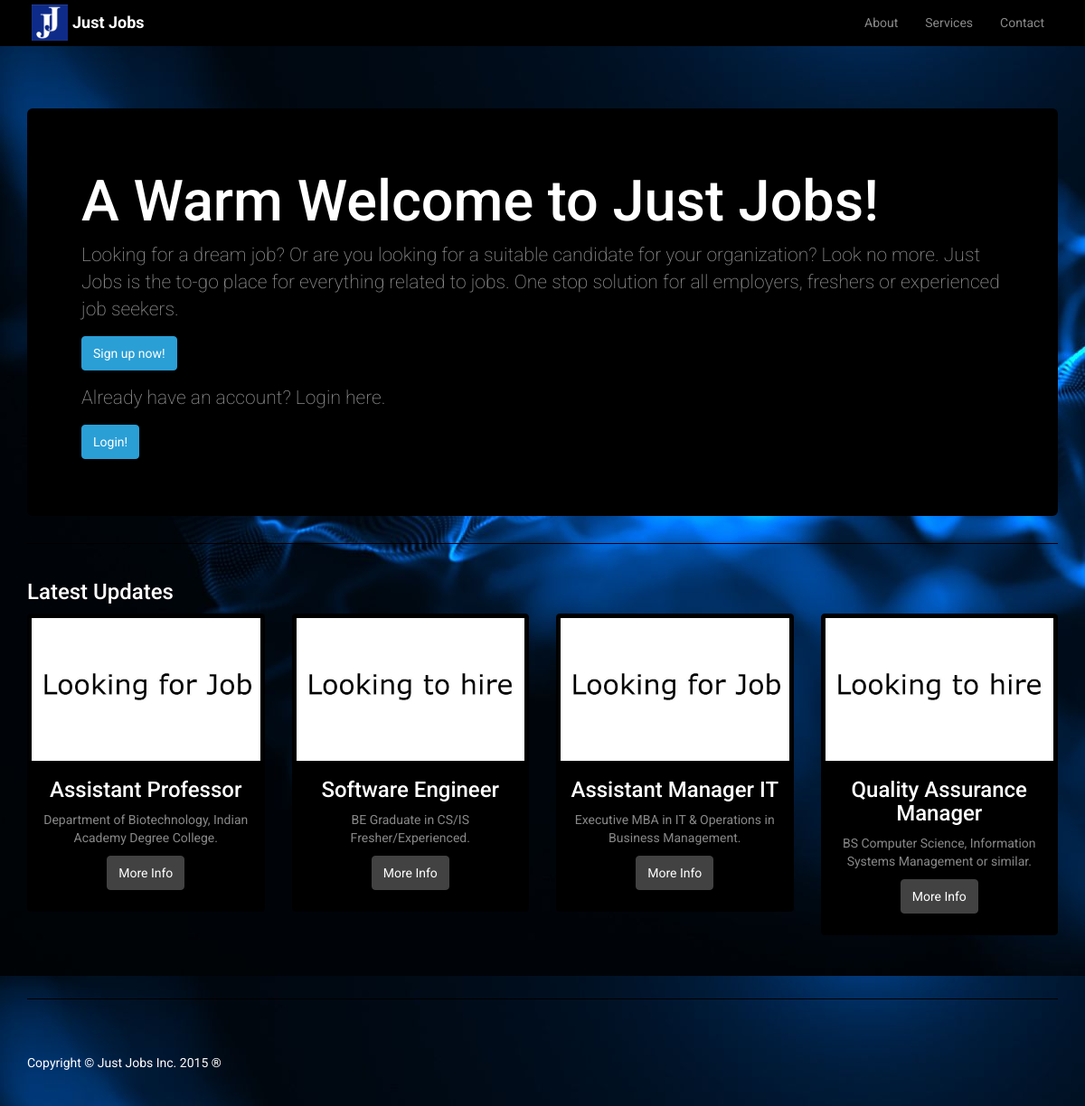
The page / on the database its author committed.
### tables this page shows
CREATE TABLE IF NOT EXISTS `jobs` (
`jid` int(11) NOT NULL,
  `title` varchar(30) NOT NULL,
  `desc` varchar(70) NOT NULL,
  `details` varchar(300) NOT NULL,
  `mob` bigint(20) NOT NULL,
  `poster` int(11) NOT NULL
);

CREATE TABLE IF NOT EXISTS `hire` (
`hid` int(11) NOT NULL,
  `title` varchar(30) NOT NULL,
  `desc` varchar(70) NOT NULL,
  `details` varchar(300) NOT NULL,
  `mob` bigint(20) NOT NULL,
  `poster` int(11) NOT NULL
);

### index.php (the view, shortened to what this page needs)
<!DOCTYPE html>
<html lang="en">
<head>
    <link href="css/bootstrap.min.css" rel="stylesheet">
    <link href="css/bootstrap-glyphicons.css" rel="stylesheet">
    <link href="css/heroic-features.css" rel="stylesheet">
</head>
<body>
    <nav class="navbar navbar-inverse navbar-fixed-top" role="navigation">
        <div class="container">
            <img class="img-thumbnail img-rounded navbar-left" src="img/fav.png" width="50px" onclick="location.href='index'">
            <div class="navbar-header">
                <a class="navbar-brand" href="index"><b>Just Jobs</b></a>
            </div>
            <div class="collapse navbar-collapse navbar-right" id="bs-example-navbar-collapse-1">
                <ul class="nav navbar-nav">
                    <li>
                        <a href="aboutus">About</a>
                    </li>
                    <li>
                        <a href="services">Services</a>
                    </li>
                    <li>
                        <?php if (isset($_SESSION['login'])):?>
                            <a href="logout">Logout</a>
                        <?php else:?>
                            <a href="contact">Contact</a>
                        <?php endif;?>
                    </li>
                </ul>
            </div>
        </div>
    </nav>
    <div class="container">
        <header class="jumbotron hero-spacer">
            <h1>A Warm Welcome to Just Jobs!</h1>
            <p>Looking for a dream job? Or are you looking for a suitable candidate for your organization? Look no more. Just Jobs is the to-go place for everything related to jobs. One stop solution for all employers, freshers or experienced job seekers.</p>
            <p>
                <a class="btn btn-primary btn-large" data-toggle="modal" data-controls-modal="#signup" data-backdrop="static" data-keyboard="false" href='#signup'>Sign up now!</a>
            </p>
            <p>Already have an account? Login here.</p>
            <p>
                <?php if(isset($_SESSION['login'])): ?>
                <a class="btn btn-primary btn-large" href="redirect">Login!</a>
                <?php else: ?>
                <a class="btn btn-primary btn-large" data-toggle="modal" data-controls-modal="#login" data-backdrop="static" data-keyboard="false" href='#login'>Login!</a>
                <?php endif;?>
            </p>
        </header>
        <hr>
        <div class="row">
            <div class="col-lg-12">
                <h4>Latest Updates</h4>
            </div>
        </div>
        <div class="row">
        <?php
            $sql= mysql_query("SELECT * FROM hire ORDER BY hid desc LIMIT 2") or die(mysql_error());
            $sql2= mysql_query("SELECT * FROM jobs ORDER BY jid desc LIMIT 2") or die(mysql_error());
            if(mysql_num_rows($sql) AND mysql_num_rows($sql2)){
                while ($res=mysql_fetch_array($sql) AND $res2=mysql_fetch_array($sql2)) {
                    echo "<div class='text-center'><div class='col-md-3 col-sm-6 hero-feature'>
                            <div class='thumbnail'>
                                <img src='img/job.jpg'>
                                <div class='caption'>
                                    <h4>".$res['title']."</h4>
                                    <p>".$res['desc']."</p>
                                    <p>
                                        <a href='details?hid=".$res['hid']."' class='btn btn-default'>More Info</a>
                                    </p>
                                </div>
                            </div>
                        </div>";
                    echo "<div class='col-md-3 col-sm-6 hero-feature'>
                            <div class='thumbnail'>
                                <img src='img/hire.jpg'>
                                <div class='caption'>
                                    <h4>".$res2['title']."</h4>
                                    <p>".$res2['desc']."</p>
                                    <p>
                                        <a href='details?jid=".$res2['jid']."' class='btn btn-default'>More Info</a>
                                    </p>
                                </div>
                            </div>
                        </div></div>";
                }
            }
        ?>
        </div>
        <hr>
        <footer>
            <div class="row">
                <div class="col-lg-12">
                    <p style="color:white;">Copyright &copy; Just Jobs Inc. 2015 &reg;</p>
                </div>
            </div>
        </footer>
    </div>
</body>
</html>

### css/heroic-features.css (style rules this page uses)
body { padding-top: 70px; }
.hero-spacer { margin-top: 50px; }
.hero-feature { margin-bottom: 30px; }
footer { margin: 50px 0; }

### index.php (style rules this page uses)
body { background:url(img/bg.jpg);background-attachment:fixed; }

### rows shown on the page
jobs: title "Software Engineer", desc "BE Graduate in CS/IS Fresher/Experienced."
hire: title "Assistant Professor", desc "Department of Biotechnology, Indian Academy Degree College."
jobs: title "Quality Assurance Manager", desc "BS Computer Science, Information Systems Management or similar."
hire: title "Assistant Manager IT", desc "Executive MBA in IT & Operations in Business Management."
